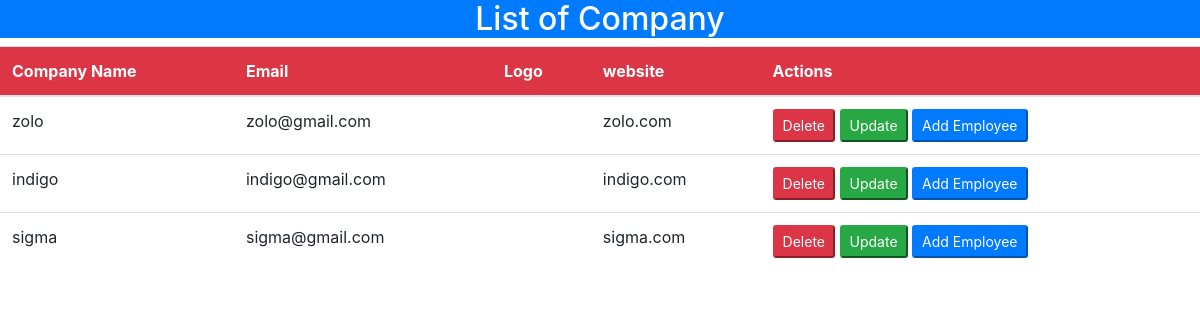
The page /show on the database as committed earlier.
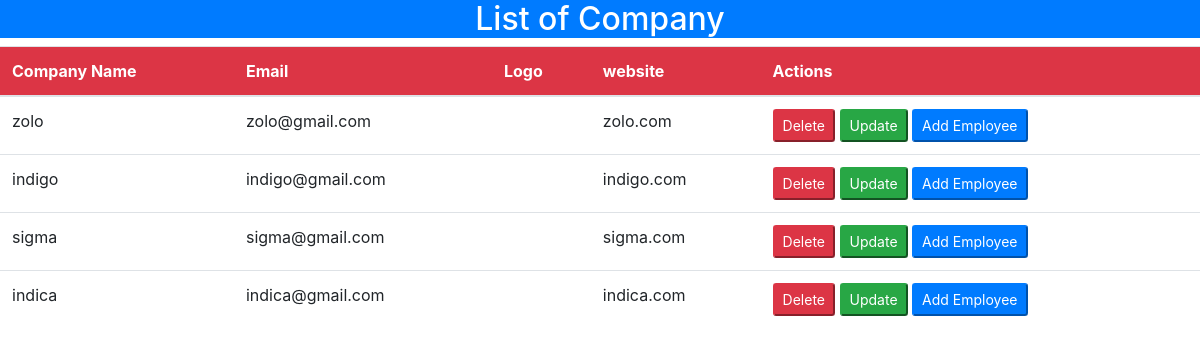
The same page on the database as committed later.
### mirai/models.py (models this page shows)
class Company(models.Model):
    cName = models.CharField(primary_key='true',max_length=50,unique='true')
    cEmail = models.EmailField()
    cLogo = models.ImageField(upload_to="images", blank=True)
    cUrl = models.CharField(max_length=50)
    class Meta:
        db_table = "company"

### mirai/views.py (the view)
# urls.py: path('show', views.show),
def show(request):
    companies = Company.objects.all()
    return render(request, "show.html", {'companies':companies})

### mirai/templates/show.html (shortened to what this page needs)
<!DOCTYPE html>
<html lang="en">
  <head>
    <!--{% load static %}
    <link rel="stylesheet" type="text/css" href="{% static '/styles.css' %}">-->
    <link rel="stylesheet" href="https://stackpath.bootstrapcdn.com/bootstrap/4.1.3/css/bootstrap.min.css">
  </head>
  <body>
    <center><div><h2 class="bg-primary text-white">List of Company</h2></div></center>
    <table class="table">
      <thead class="bg-danger text-white">
        <tr>
          <th>Company Name</th>
          <th>Email</th>
          <th>Logo</th>
          <th>website</th>
          <th>Actions</th>
        </tr>
      </thead>
      <tbody>
        {% for company in companies %}
        <tr>
          <td>{{company.cName}}</td>
          <td>{{company.cEmail}}</td>
          <td>{{company.cLogo}}</td>
          <td>{{company.cUrl}}</td>
          <td>
            <button class="btn-danger btn-sm" onclick="location.href='/delete/{{company.cName}}'">Delete</button>
            <button class="btn-success btn-sm" onclick="location.href='/edit/{{company.cName}}'">Update</button>
            <button class="btn-primary btn-sm" onclick="location.href='/emp'">Add Employee</button>
          </td>
        </tr>
        {% endfor %}
      </tbody>
    </table>
  </body>
</html>

Rows that differ between the two databases and show on the page:
added Company: cName "indica", cEmail "indica@gmail.com", cUrl "indica.com"
